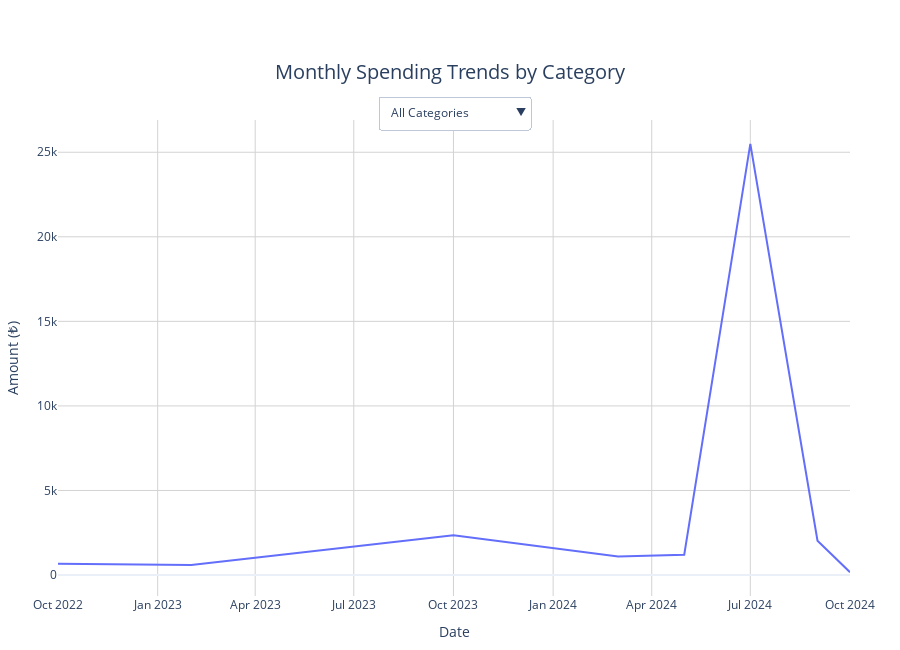

The cell this chart's notebook holds for it:
### Code cell
import plotly.graph_objects as go
import plotly.express as px

# Take the absolute values of the Amount column
monthly_spending_by_category['Amount'] = monthly_spending_by_category['Amount'].abs()

# Define a color sequence
color_sequence = px.colors.qualitative.Plotly

# Create a base figure
fig = go.Figure()

# Add all category traces to the figure
categories = monthly_spending_by_category['Category'].unique()
for i, category in enumerate(categories):
    category_data = monthly_spending_by_category[monthly_spending_by_category['Category'] == category]
    fig.add_trace(
        go.Scatter(
            x=category_data['YearMonth'],
            y=category_data['Amount'],
            mode='lines',
            name=category,
            line=dict(color=color_sequence[i % len(color_sequence)], width=2),
            visible=(i == 0),  # Only the first category is visible initially
            hovertemplate=f'<b>{category}</b><br>Date: {{x}}<br>Amount: ₺{{y:.2f}}<extra></extra>'
        )
    )

# Add interactive filtering (dropdown menu)
dropdown_buttons = [
    {
        "label": "All Categories",
        "method": "update",
        "args": [{"visible": [True] * len(categories)}, {"title": "Monthly Spending Trends by Category"}]
    }
]

# Add individual buttons for each category
for i, category in enumerate(categories):
    visibility = [False] * len(categories)
    visibility[i] = True
    dropdown_buttons.append(
        {
            "label": category,
            "method": "update",
            "args": [{"visible": visibility}, {"title": f"Monthly Spending Trends for {category}"}]
        }
    )

# Update layout with repositioned dropdown menu
fig.update_layout(
    updatemenus=[
        {
            "buttons": dropdown_buttons,
            "direction": "down",
            "showactive": True,
            "x": 0.5,
            "xanchor": "center",
            "y": 1.05,  # Position below the title
            "yanchor": "top"
        }
    ],
    title={
        "text": "Monthly Spending Trends by Category",
        "x": 0.5,
        "y": 0.9,
        "xanchor": "center",
        "yanchor": "top",
        "font": {"size": 20}
    },
    xaxis=dict(
        title="Date",
        showgrid=True,
        gridcolor="lightgray",
        tickformat="%b %Y",  # Display month and year
    ),
    yaxis=dict(
        title="Amount (₺)",
        showgrid=True,
        gridcolor="lightgray"
    ),
    legend=dict(
        title="Category",
        orientation="h",  # Horizontal legend
        yanchor="bottom",
        y=-0.3,
        xanchor="center",
        x=0.5
    ),
    template="plotly_white",
    height=650,
    margin=dict(t=120, b=50, l=50, r=50)
)

# Show the interactive plot
fig.show()

# Save the figure to an HTML file
pio.write_html(fig, file='monthly_spending_trends.html', full_html=True)

# Or get the HTML string directly
graph_html = pio.to_html(fig, full_html=False)

### Figure 1 — Plotly figure (JSON) as saved in the notebook; plotly's stock layout.template omitted (floating-point values rounded to 4 significant figures)
{"data": [{"hovertemplate": "<b>education</b><br>Date: {x}<br>Amount: ₺{y:.2f}<extra></extra>", "line": {"color": "#636EFA", "width": 2}, "mode": "lines", "name": "education", "type": "scatter", "visible": true, "x": ["2022-10-01T00:00:00", "2023-02-01T00:00:00", "2023-10-01T00:00:00", "2024-03-01T00:00:00", "2024-05-01T00:00:00", "2024-07-01T00:00:00", "2024-09-01T00:00:00", "2024-10-01T00:00:00"], "y": [665, 588, 2350, 1099, 1199, 25500, 2024.0, 167]}, {"hovertemplate": "<b>food</b><br>Date: {x}<br>Amount: ₺{y:.2f}<extra></extra>", "line": {"color": "#EF553B", "width": 2}, "mode": "lines", "name": "food", "type": "scatter", "visible": false, "x": ["2022-10-01T00:00:00", "2022-11-01T00:00:00", "2022-12-01T00:00:00", "2023-01-01T00:00:00", "2023-03-01T00:00:00", "2023-04-01T00:00:00", "2023-05-01T00:00:00", "2023-06-01T00:00:00", "2023-07-01T00:00:00", "2023-08-01T00:00:00", "2023-09-01T00:00:00", "2023-10-01T00:00:00", "2023-11-01T00:00:00", "2023-12-01T00:00:00", "2024-01-01T00:00:00", "2024-02-01T00:00:00", "2024-03-01T00:00:00", "2024-04-01T00:00:00", "2024-05-01T00:00:00", "2024-06-01T00:00:00", "2024-07-01T00:00:00", "2024-09-01T00:00:00", "2024-10-01T00:00:00"], "y": [454.9, 428, 817.3, 662, 457.5, 803.0, 843.0, 766.4, 45, 20, 95, 1056, 2806, 2700, 350, 895, 1604, 1816.0, 3432, 2312.0, 140, 1448.0, 3437.0]}, {"hovertemplate": "<b>market</b><br>Date: {x}<br>Amount: ₺{y:.2f}<extra></extra>", "line": {"color": "#00CC96", "width": 2}, "mode": "lines", "name": "market", "type": "scatter", "visible": false, "x": ["2022-10-01T00:00:00", "2022-11-01T00:00:00", "2022-12-01T00:00:00", "2023-01-01T00:00:00", "2023-02-01T00:00:00", "2023-03-01T00:00:00", "2023-04-01T00:00:00", "2023-05-01T00:00:00", "2023-06-01T00:00:00", "2023-08-01T00:00:00", "2023-09-01T00:00:00", "2023-10-01T00:00:00", "2023-11-01T00:00:00", "2023-12-01T00:00:00", "2024-01-01T00:00:00", "2024-02-01T00:00:00", "2024-03-01T00:00:00", "2024-04-01T00:00:00", "2024-05-01T00:00:00", "2024-06-01T00:00:00", "2024-08-01T00:00:00", "2024-09-01T00:00:00", "2024-10-01T00:00:00"], "y": [271.1, 138.6, 296.5, 78.5, 104.5, 217.4, 207.3, 167.5, 121.2, 12.5, 205.9, 454.9, 934.2, 545.4, 148.3, 349.9, 38.4, 386.4, 366.5, 212.9, 29.9, 94.42, 397.7]}, {"hovertemplate": "<b>other</b><br>Date: {x}<br>Amount: ₺{y:.2f}<extra></extra>", "line": {"color": "#AB63FA", "width": 2}, "mode": "lines", "name": "other", "type": "scatter", "visible": false, "x": ["2022-10-01T00:00:00", "2022-11-01T00:00:00", "2022-12-01T00:00:00", "2023-01-01T00:00:00", "2023-02-01T00:00:00", "2023-03-01T00:00:00", "2023-04-01T00:00:00", "2023-05-01T00:00:00", "2023-06-01T00:00:00", "2023-07-01T00:00:00", "2023-08-01T00:00:00", "2023-09-01T00:00:00", "2023-10-01T00:00:00", "2023-11-01T00:00:00", "2023-12-01T00:00:00", "2024-01-01T00:00:00", "2024-02-01T00:00:00", "2024-03-01T00:00:00", "2024-04-01T00:00:00", "2024-05-01T00:00:00", "2024-06-01T00:00:00", "2024-07-01T00:00:00", "2024-08-01T00:00:00", "2024-09-01T00:00:00", "2024-10-01T00:00:00"], "y": [35.81, 1169.0, 581.4, 782.5, 460.4, 2469.0, 916.8, 713.8, 140.5, 1152.0, 444.9, 2204.0, 2798.0, 1430, 2211.0, 432, 897.0, 7077, 665.9, 1132.0, 125, 50, 40, 170, 3020]}, {"hovertemplate": "<b>skincare</b><br>Date: {x}<br>Amount: ₺{y:.2f}<extra></extra>", "line": {"color": "#FFA15A", "width": 2}, "mode": "lines", "name": "skincare", "type": "scatter", "visible": false, "x": ["2022-10-01T00:00:00", "2023-03-01T00:00:00", "2023-09-01T00:00:00", "2023-10-01T00:00:00", "2023-11-01T00:00:00", "2023-12-01T00:00:00", "2024-02-01T00:00:00", "2024-04-01T00:00:00", "2024-08-01T00:00:00", "2024-10-01T00:00:00"], "y": [317.7, 119.6, 147.5, 275, 387.8, 530.9, 607.9, 827.9, 1052, 389]}, {"hovertemplate": "<b>social</b><br>Date: {x}<br>Amount: ₺{y:.2f}<extra></extra>", "line": {"color": "#19D3F3", "width": 2}, "mode": "lines", "name": "social", "type": "scatter", "visible": false, "x": ["2022-10-01T00:00:00", "2022-11-01T00:00:00", "2022-12-01T00:00:00", "2023-01-01T00:00:00", "2023-02-01T00:00:00", "2023-03-01T00:00:00", "2023-04-01T00:00:00", "2023-07-01T00:00:00", "2023-09-01T00:00:00", "2023-12-01T00:00:00", "2024-02-01T00:00:00", "2024-04-01T00:00:00", "2024-05-01T00:00:00", "2024-06-01T00:00:00", "2024-07-01T00:00:00", "2024-09-01T00:00:00"], "y": [47, 35, 121, 353.5, 127, 40, 545, 675, 431, 715, 85, 120, 580, 363, 127, 1281.0]}, {"hovertemplate": "<b>transportation</b><br>Date: {x}<br>Amount: ₺{y:.2f}<extra></extra>", "line": {"color": "#FF6692", "width": 2}, "mode": "lines", "name": "transportation", "type": "scatter", "visible": false, "x": ["2022-10-01T00:00:00", "2022-11-01T00:00:00", "2022-12-01T00:00:00", "2023-01-01T00:00:00", "2023-03-01T00:00:00", "2023-04-01T00:00:00", "2023-06-01T00:00:00", "2023-07-01T00:00:00", "2023-08-01T00:00:00", "2023-09-01T00:00:00", "2023-10-01T00:00:00", "2023-11-01T00:00:00", "2023-12-01T00:00:00", "2024-01-01T00:00:00", "2024-02-01T00:00:00", "2024-03-01T00:00:00", "2024-04-01T00:00:00", "2024-05-01T00:00:00", "2024-06-01T00:00:00", "2024-09-01T00:00:00", "2024-10-01T00:00:00"], "y": [71.75, 230, 50, 125, 120, 140, 21, 10, 221, 146, 1424.0, 172.7, 452.5, 10665, 1032.0, 190.4, 350.0, 100, 4406.0, 7249.0, 150]}, {"hovertemplate": "<b>investment</b><br>Date: {x}<br>Amount: ₺{y:.2f}<extra></extra>", "line": {"color": "#B6E880", "width": 2}, "mode": "lines", "name": "investment", "type": "scatter", "visible": false, "x": ["2022-11-01T00:00:00", "2022-12-01T00:00:00", "2023-01-01T00:00:00", "2023-02-01T00:00:00", "2023-03-01T00:00:00", "2023-04-01T00:00:00", "2023-05-01T00:00:00", "2023-06-01T00:00:00", "2023-07-01T00:00:00", "2023-08-01T00:00:00", "2023-09-01T00:00:00", "2023-10-01T00:00:00", "2023-11-01T00:00:00", "2023-12-01T00:00:00", "2024-01-01T00:00:00", "2024-02-01T00:00:00", "2024-03-01T00:00:00", "2024-04-01T00:00:00", "2024-05-01T00:00:00", "2024-06-01T00:00:00", "2024-09-01T00:00:00", "2024-10-01T00:00:00"], "y": [7990, 3410, 13940.0, 3000, 12000, 5000, 15780.0, 2500, 12645, 6000, 3500, 4000, 7000, 16500, 9607.0, 12000, 2400, 17400, 2400, 2400, 24000, 19000]}, {"hovertemplate": "<b>make-up</b><br>Date: {x}<br>Amount: ₺{y:.2f}<extra></extra>", "line": {"color": "#FF97FF", "width": 2}, "mode": "lines", "name": "make-up", "type": "scatter", "visible": false, "x": ["2022-12-01T00:00:00", "2023-03-01T00:00:00", "2023-04-01T00:00:00", "2023-05-01T00:00:00", "2023-09-01T00:00:00", "2024-01-01T00:00:00", "2024-02-01T00:00:00", "2024-06-01T00:00:00", "2024-10-01T00:00:00"], "y": [373.4, 136.0, 107.5, 199.5, 274.5, 300.0, 87, 110, 124.5]}, {"hovertemplate": "<b>clothing</b><br>Date: {x}<br>Amount: ₺{y:.2f}<extra></extra>", "line": {"color": "#FECB52", "width": 2}, "mode": "lines", "name": "clothing", "type": "scatter", "visible": false, "x": ["2023-02-01T00:00:00", "2023-04-01T00:00:00", "2023-05-01T00:00:00", "2023-06-01T00:00:00", "2023-08-01T00:00:00", "2023-09-01T00:00:00", "2023-10-01T00:00:00", "2023-12-01T00:00:00", "2024-01-01T00:00:00", "2024-02-01T00:00:00", "2024-03-01T00:00:00", "2024-04-01T00:00:00", "2024-05-01T00:00:00", "2024-06-01T00:00:00", "2024-07-01T00:00:00", "2024-10-01T00:00:00"], "y": [1755.0, 1463.0, 2934.0, 4256.0, 159.5, 2416.0, 63.95, 2000, 849.0, 572.0, 4308.0, 1362.0, 2315.0, 4098.0, 692.4, 5927.0]}, {"hovertemplate": "<b>subscription</b><br>Date: {x}<br>Amount: ₺{y:.2f}<extra></extra>", "line": {"color": "#636EFA", "width": 2}, "mode": "lines", "name": "subscription", "type": "scatter", "visible": false, "x": ["2023-02-01T00:00:00", "2023-03-01T00:00:00", "2023-04-01T00:00:00", "2023-05-01T00:00:00", "2023-06-01T00:00:00", "2023-07-01T00:00:00", "2023-08-01T00:00:00", "2023-09-01T00:00:00", "2023-10-01T00:00:00", "2023-11-01T00:00:00", "2023-12-01T00:00:00", "2024-01-01T00:00:00", "2024-02-01T00:00:00", "2024-03-01T00:00:00", "2024-04-01T00:00:00", "2024-05-01T00:00:00", "2024-06-01T00:00:00", "2024-07-01T00:00:00", "2024-08-01T00:00:00", "2024-09-01T00:00:00", "2024-10-01T00:00:00"], "y": [10.51, 10.51, 15.02, 15.02, 15.02, 15.02, 15.02, 22.03, 22.03, 22.03, 22.03, 22.03, 22.03, 22.03, 33.06, 33.06, 33.06, 33.06, 33.06, 33.06, 33.06]}, {"hovertemplate": "<b>credit card payment</b><br>Date: {x}<br>Amount: ₺{y:.2f}<extra></extra>", "line": {"color": "#EF553B", "width": 2}, "mode": "lines", "name": "credit card payment", "type": "scatter", "visible": false, "x": ["2023-10-01T00:00:00", "2023-11-01T00:00:00", "2023-12-01T00:00:00", "2024-01-01T00:00:00", "2024-02-01T00:00:00", "2024-03-01T00:00:00", "2024-04-01T00:00:00", "2024-05-01T00:00:00", "2024-06-01T00:00:00", "2024-07-01T00:00:00", "2024-08-01T00:00:00", "2024-09-01T00:00:00", "2024-10-01T00:00:00"], "y": [1213.0, 1199.0, 1083.0, 1409.0, 854.8, 1058.0, 1157.0, 954.8, 1424.0, 333.0, 614.9, 1736.0, 1657.0]}, {"hovertemplate": "<b>thrifting</b><br>Date: {x}<br>Amount: ₺{y:.2f}<extra></extra>", "line": {"color": "#00CC96", "width": 2}, "mode": "lines", "name": "thrifting", "type": "scatter", "visible": false, "x": ["2023-10-01T00:00:00", "2023-11-01T00:00:00", "2024-09-01T00:00:00", "2024-10-01T00:00:00"], "y": [2107.0, 1266.0, 590.1, 3257.0]}, {"hovertemplate": "<b>travel cost</b><br>Date: {x}<br>Amount: ₺{y:.2f}<extra></extra>", "line": {"color": "#AB63FA", "width": 2}, "mode": "lines", "name": "travel cost", "type": "scatter", "visible": false, "x": ["2024-03-01T00:00:00", "2024-06-01T00:00:00", "2024-07-01T00:00:00"], "y": [3080, 2425, 1765]}], "layout": {"height": 650, "legend": {"orientation": "h", "title": {"text": "Category"}, "x": 0.5, "xanchor": "center", "y": -0.3, "yanchor": "bottom"}, "margin": {"b": 50, "l": 50, "r": 50, "t": 120}, "title": {"font": {"size": 20}, "text": "Monthly Spending Trends by Category", "x": 0.5, "xanchor": "center", "y": 0.9, "yanchor": "top"}, "updatemenus": [{"buttons": [{"args": [{"visible": [true, true, true, true, true, true, true, true, true, true, true, true, true, true]}, {"title": "Monthly Spending Trends by Category"}], "label": "All Categories", "method": "update"}, {"args": [{"visible": [true, false, false, false, false, false, false, false, false, false, false, false, false, false]}, {"title": "Monthly Spending Trends for education"}], "label": "education", "method": "update"}, {"args": [{"visible": [false, true, false, false, false, false, false, false, false, false, false, false, false, false]}, {"title": "Monthly Spending Trends for food"}], "label": "food", "method": "update"}, {"args": [{"visible": [false, false, true, false, false, false, false, false, false, false, false, false, false, false]}, {"title": "Monthly Spending Trends for market"}], "label": "market", "method": "update"}, {"args": [{"visible": [false, false, false, true, false, false, false, false, false, false, false, false, false, false]}, {"title": "Monthly Spending Trends for other"}], "label": "other", "method": "update"}, {"args": [{"visible": [false, false, false, false, true, false, false, false, false, false, false, false, false, false]}, {"title": "Monthly Spending Trends for skincare"}], "label": "skincare", "method": "update"}, {"args": [{"visible": [false, false, false, false, false, true, false, false, false, false, false, false, false, false]}, {"title": "Monthly Spending Trends for social"}], "label": "social", "method": "update"}, {"args": [{"visible": [false, false, false, false, false, false, true, false, false, false, false, false, false, false]}, {"title": "Monthly Spending Trends for transportation"}], "label": "transportation", "method": "update"}, {"args": [{"visible": [false, false, false, false, false, false, false, true, false, false, false, false, false, false]}, {"title": "Monthly Spending Trends for investment"}], "label": "investment", "method": "update"}, {"args": [{"visible": [false, false, false, false, false, false, false, false, true, false, false, false, false, false]}, {"title": "Monthly Spending Trends for make-up"}], "label": "make-up", "method": "update"}, {"args": [{"visible": [false, false, false, false, false, false, false, false, false, true, false, false, false, false]}, {"title": "Monthly Spending Trends for clothing"}], "label": "clothing", "method": "update"}, {"args": [{"visible": [false, false, false, false, false, false, false, false, false, false, true, false, false, false]}, {"title": "Monthly Spending Trends for subscription"}], "label": "subscription", "method": "update"}, {"args": [{"visible": [false, false, false, false, false, false, false, false, false, false, false, true, false, false]}, {"title": "Monthly Spending Trends for credit card payment"}], "label": "credit card payment", "method": "update"}, {"args": [{"visible": [false, false, false, false, false, false, false, false, false, false, false, false, true, false]}, {"title": "Monthly Spending Trends for thrifting"}], "label": "thrifting", "method": "update"}, {"args": [{"visible": [false, false, false, false, false, false, false, false, false, false, false, false, false, true]}, {"title": "Monthly Spending Trends for travel cost"}], "label": "travel cost", "method": "update"}], "direction": "down", "showactive": true, "x": 0.5, "xanchor": "center", "y": 1.05, "yanchor": "top"}], "xaxis": {"gridcolor": "lightgray", "showgrid": true, "tickformat": "%b %Y", "title": {"text": "Date"}}, "yaxis": {"gridcolor": "lightgray", "showgrid": true, "title": {"text": "Amount (₺)"}}}}
